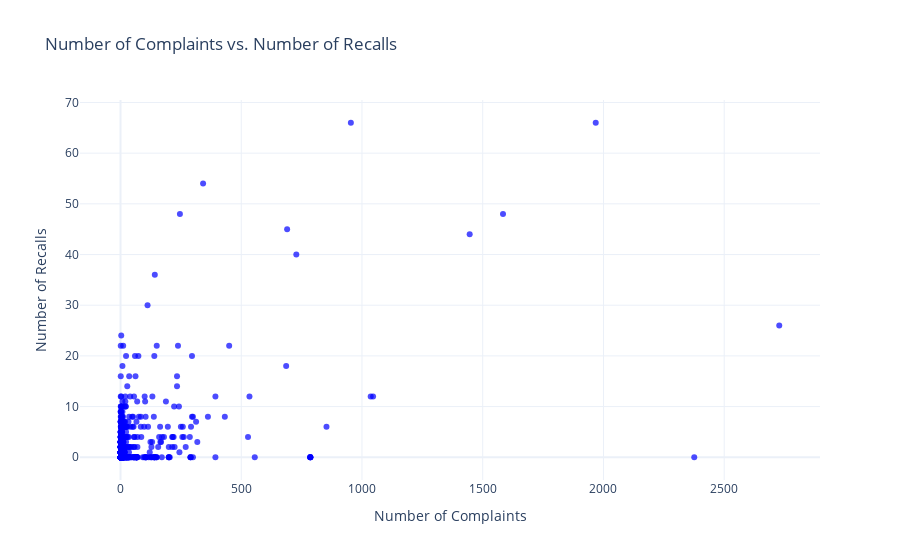

The cell this chart's notebook holds for it:
### Code cell
import pandas as pd
import plotly.graph_objects as go

# Aggregate data for complaints
complaints_agg = complaints_df.groupby(['make', 'model']).size().reset_index(name='complaints_count')

# Aggregate data for recalls
recalls_agg = recalls_df.groupby(['make', 'model']).size().reset_index(name='recalls_count')

# Merge the two datasets, filling missing recall counts with 0
merged_data = pd.merge(complaints_agg, recalls_agg, on=['make', 'model'], how='left').fillna({'recalls_count': 0})

# Create the scatter plot
fig = go.Figure()

fig.add_trace(go.Scatter(
    x=merged_data['complaints_count'],
    y=merged_data['recalls_count'],
    mode='markers',
    marker=dict(color='blue', opacity=0.7),
    name='Complaints vs Recalls'
))

# Update layout
fig.update_layout(
    title="Number of Complaints vs. Number of Recalls",
    xaxis_title="Number of Complaints",
    yaxis_title="Number of Recalls",
    template="plotly_white"
)

# Show the plot
fig.show()

### Figure 1 — Plotly figure (JSON) as saved in the notebook; plotly's stock layout.template omitted (floating-point values rounded to 4 significant figures; data arrays with more than 128 entries replaced by an {"elided": "..."} marker saying what was removed)
{"data": [{"marker": {"color": "blue", "opacity": 0.7}, "mode": "markers", "name": "Complaints vs Recalls", "type": "scatter", "x": {"elided": "725 int values"}, "y": {"elided": "725 int values"}}], "layout": {"title": {"text": "Number of Complaints vs. Number of Recalls"}, "xaxis": {"title": {"text": "Number of Complaints"}}, "yaxis": {"title": {"text": "Number of Recalls"}}}}
